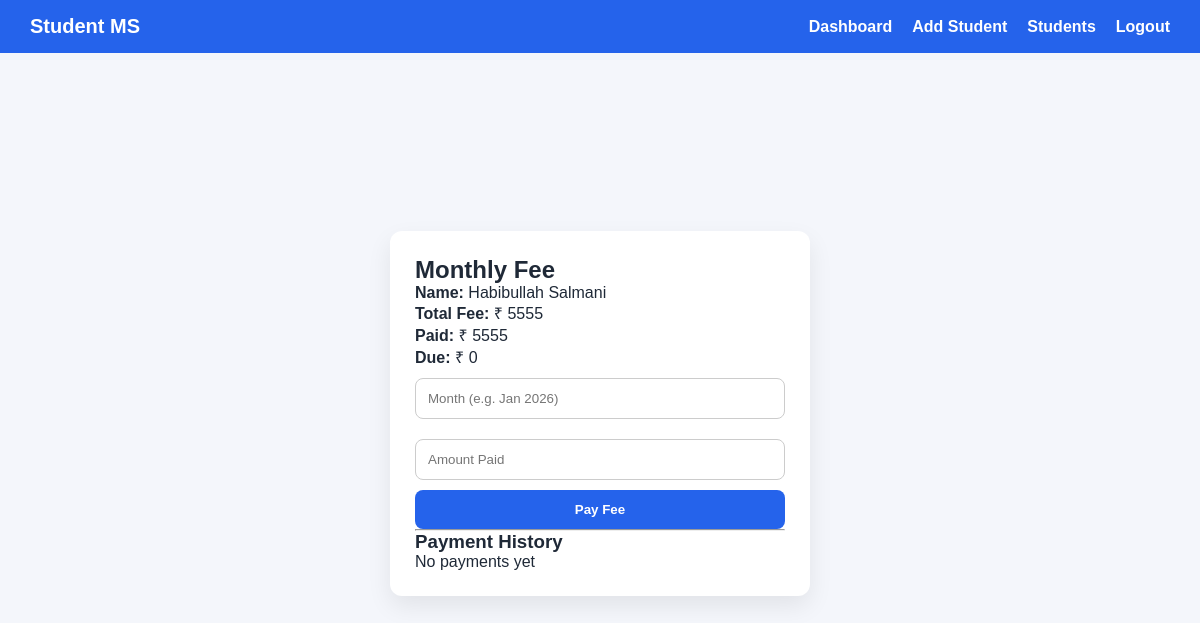
Page /pay-monthly-fee/1 (signed in) on the earlier database version.
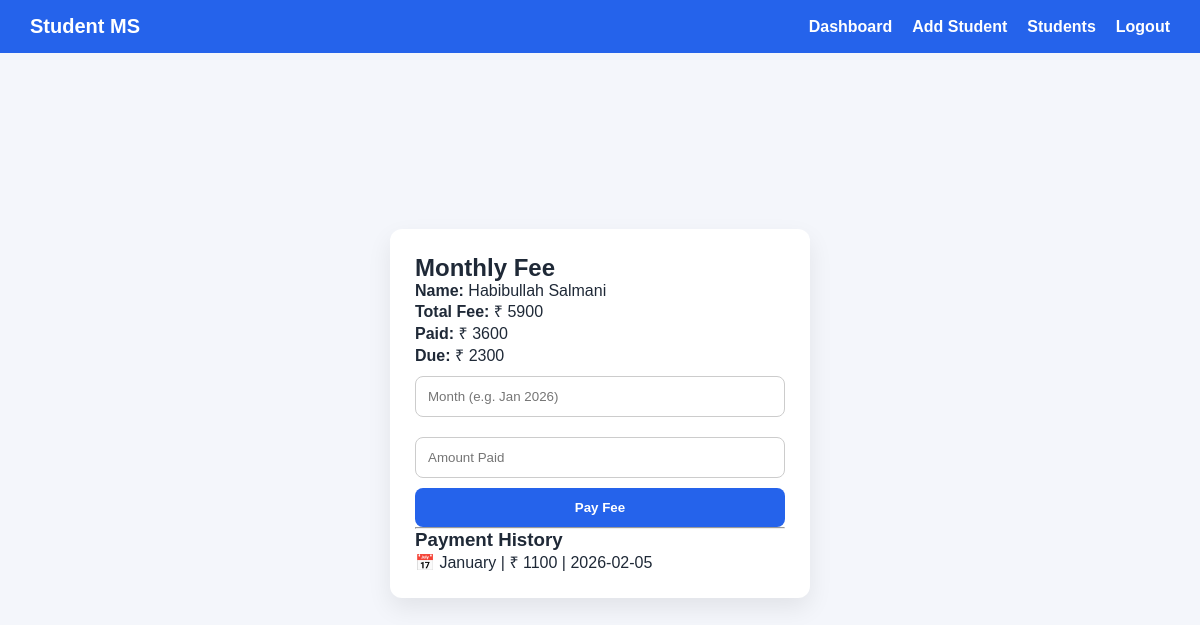
Same page on the later database version.
### tables this page shows
CREATE TABLE students (
            id INTEGER PRIMARY KEY AUTOINCREMENT,
            name TEXT,
            roll TEXT,
            class_name TEXT,
            phone TEXT,
            total_fee INTEGER,
            paid_fee INTEGER
        );

CREATE TABLE fee_payments (
        id INTEGER PRIMARY KEY AUTOINCREMENT,
        student_id INTEGER,
        amount INTEGER,
        month TEXT,
        pay_date TEXT,
        FOREIGN KEY(student_id) REFERENCES students(id)
    );

### app.py (the view, shortened to what this page needs)
@app.route("/pay-monthly-fee/<int:id>", methods=["GET", "POST"])
def pay_monthly_fee(id):
    if "admin" not in session:
        return redirect(url_for("login"))
    conn = get_db()
    student = conn.execute(
        "SELECT * FROM students WHERE id=?",
        (id,)
    ).fetchone()
    payments = conn.execute(
        "SELECT * FROM fee_payments WHERE student_id=?",
        (id,)
    ).fetchall()
    conn.close()
    return render_template(
        "monthly_fee.html",
        student=student,
        payments=payments
    )

### app.py (called while the page is built)
def get_db():
    conn = sqlite3.connect("database.db")
    conn.row_factory = sqlite3.Row
    return conn

### templates/monthly_fee.html (shortened to what this page needs)
<!DOCTYPE html>
<html>
<head>
  <link rel="stylesheet" href="/static/style.css">
</head>
<body>
{% include "navbar.html" %}
<div class="center">
  <div class="card" style="width:420px;">
    <h2>Monthly Fee</h2>
    <p><b>Name:</b> {{ student.name }}</p>
    <p><b>Total Fee:</b> ₹ {{ student.total_fee }}</p>
    <p><b>Paid:</b> ₹ {{ student.paid_fee }}</p>
    <p><b>Due:</b> ₹ {{ student.total_fee - student.paid_fee }}</p>
    <form method="POST">
      <input type="text" name="month" placeholder="Month (e.g. Jan 2026)" required>
      <input type="number" name="amount" placeholder="Amount Paid" required>
      <button type="submit">Pay Fee</button>
    </form>
    <hr>
    <h3>Payment History</h3>
    {% for p in payments %}
      <p>
        📅 {{ p.month }} |
        ₹ {{ p.amount }} |
        {{ p.pay_date }}
      </p>
    {% else %}
      <p>No payments yet</p>
    {% endfor %}
  </div>
</div>
</body>
</html>

Differences in the rows shown:
changed students "Habibullah Salmani": total_fee "5555" → "5900"; paid_fee "5555" → "3600"; student.total_fee-student.paid_fee "0" → "2300"
added fee_payments: month "January", amount "1100", pay_date "2026-02-05"
Other differences:
text no longer shown: "No payments yet"
